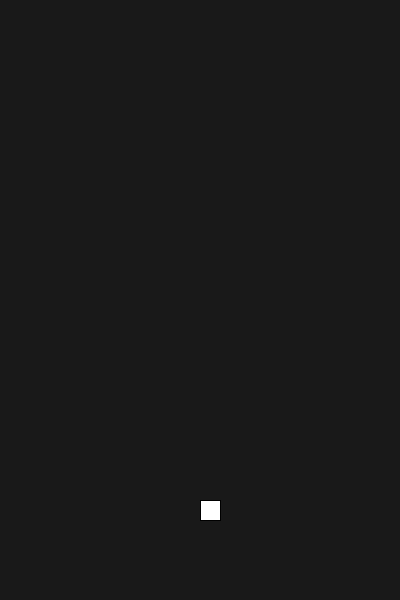
Frame 1 (no input)
Frame 60 (the mouse pressed at the canvas centre just before this capture): identical to frame 1, image omitted
Frame 120 (the mouse held since frame 60 and released just before this capture): identical to frame 1, image omitted

The Processing sketch that drew this single still picture (run headless with seeded random() and noise(); from frame 60 on, the mouse is pressed at the canvas centre):

// Processing sketch: sketch_261125a
// ── sketch_261125a.pde
Ship ship;
boolean upkey = false;
boolean downkey = false;
boolean leftkey = false;
boolean rightkey = false;

void setup(){
  size(400,600);
  ship = new Ship();
}

void draw(){
  background(25);
  ship.display(200,500);
  ship.move(upkey,downkey,leftkey, rightkey);
  println(upkey);
  
}

void keyPressed(){
  
    if (keyCode == DOWN){
      downkey = true;
    }
    if (keyCode == UP){
      upkey = true;
    }
  }

void keyReleased(){
  
    if (keyCode == DOWN){
      downkey = false;
    }
    if (keyCode == UP){
      upkey = false;
    }
  }

// ── ship.pde
class Ship {
  PVector position;
  PVector velocity ;
  PVector acceleration;

  Ship() {
    position = new PVector(200, 500);
    velocity = new PVector (0, 0);
    acceleration = new PVector(5, 5);
  }

  void display(int posx, int posy) {
    /* position.x = posx;
     position.y = posy; */
    rect(position.x, position.y, 20, 20);
    println(position);
  }


  void move(boolean up, boolean down, boolean left, boolean right) {
    position.add(velocity);
    println(velocity);
    if (up == true) {
   acceleration.y = -1;
      velocity.y = (acceleration.y);
    }
    if (up == false) {
      acceleration.y = 0;
      velocity.y = acceleration.y;
    }
    if (down == true) {
      velocity.y = (acceleration.y);
    }
    if (down == false) {
      velocity.y = 0;
    }
  }
}
